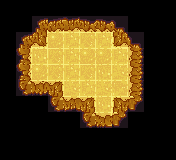

A level layout from a 2D game, rendered from its tile map. Below: a short description, then the map file with its tile-grid data intact:
An orthogonal 11x10 tile map with 16x16 px tiles, 1 tile layer (Tile Layer 1) and 5 objects (HERO, BLOCK, SWITCH, STAIRS, DOOR_SWITCHED).

<map version="1.10" tiledversion="1.10.2" orientation="orthogonal" renderorder="right-down" width="11" height="10" tilewidth="16" tileheight="16" infinite="0" nextlayerid="3" nextobjectid="20">
 <properties>
  <property name="DIRECTIONS" value="RRUURRDD" />
  <property name="ITEMS" value="BLOCK,ICE" />
  <property name="NAME" value="Wow, finally a level with nothing new introduced!" />
 </properties>
 <tileset firstgid="1" source="../level16.tsx" />
 <layer id="1" name="Tile Layer 1" width="11" height="10">
  <data encoding="csv">
0,0,0,0,0,0,0,0,0,0,0,
0,0,1,6,2,8,8,9,0,0,0,
0,1,1073741852,17,12,16,12,3221225500,9,0,0,
0,46,11,16,12,17,17,12,38,0,0,
0,46,17,16,12,16,11,14,38,0,0,
0,19,26,28,14,12,14,15,38,0,0,
0,0,0,19,24,28,11,2147483676,27,0,0,
0,0,0,0,0,19,23,27,0,0,0,
0,0,0,0,0,0,0,0,0,0,0,
0,0,0,0,0,0,0,0,0,0,0
</data>
 </layer>
 <objectgroup id="2" name="Object Layer 1">
  <object id="14" name="HERO" x="54.7994" y="55.9458">
   <point />
  </object>
  <object id="16" name="BLOCK" x="103.408" y="71.7665">
   <point />
  </object>
  <object id="17" name="SWITCH" x="119.458" y="55.4872">
   <point />
  </object>
  <object id="18" name="STAIRS" x="103.408" y="87.358">
   <point />
  </object>
  <object id="19" name="DOOR_SWITCHED" x="104.325" y="103.179">
   <point />
  </object>
 </objectgroup>
</map>